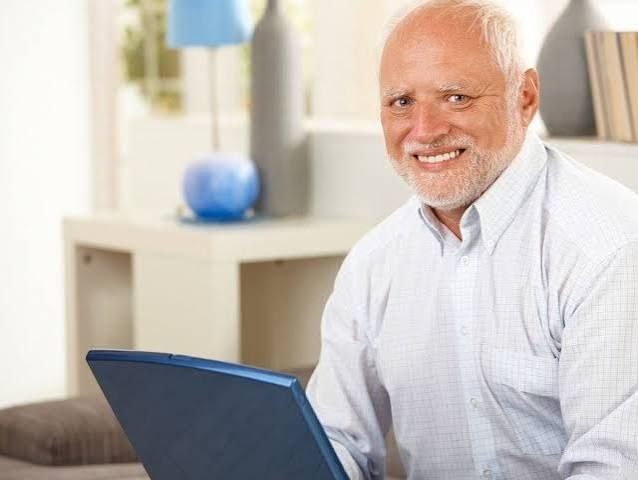
#> input picture meme3.jpg, 638 x 480 px
$ python rostros.py
#> lines starting #> are read from the running program, lines starting #| are printed output that depends on the picture; after the words box and inside, x2 and y2 are one past the last pixel; in counts of white or black regions, pixels touching at a corner belong together
import os
import sys
import urllib.request
import cv2

BASE = os.path.dirname(os.path.abspath(__file__))
RUTA_DE_IMAGEN = os.path.join(BASE, sys.argv[1] if len(sys.argv) > 1 else "meme3.jpg")

URL_YUNET = ("https://media.githubusercontent.com/media/opencv/opencv_zoo/main/"
             "models/face_detection_yunet/face_detection_yunet_2023mar.onnx")
RUTA_YUNET = os.path.join(BASE, "face_detection_yunet_2023mar.onnx")


def detectar_rostros(gray):
    """Devuelve la lista de (x, y, w, h)"""
    if hasattr(cv2, "CascadeClassifier"):
        cascada = os.path.join(
            cv2.data.haarcascades,
            "haarcascade_frontalface_default.xml"
        )
        clasificador = cv2.CascadeClassifier(cascada)

        if not clasificador.empty():
            return [(x, y, w, h)
                    for (x, y, w, h) in clasificador.detectMultiScale(
                        gray, 1.3, 5
                    )]

        print("Aviso: no se encontro la cascada de Haar, se usara YuNet.")

    if not os.path.exists(RUTA_YUNET):
        print("Descargando el modelo YuNet (solo si es descargado por primera vez)...")
        urllib.request.urlretrieve(URL_YUNET, RUTA_YUNET)

    detector = cv2.FaceDetectorYN.create(
        RUTA_YUNET, "",
        (gray.shape[1], gray.shape[0]),
        (0.6, 0.3, 5000)
    )

    faces = detector.detect(gray)[1]

    if faces is None:
        return []

    return [(int(f[0]), int(f[1]), int(f[2]), int(f[3])) for f in faces]


img = cv2.imread(RUTA_DE_IMAGEN)
#> img is the input picture: shape (480, 638, 3); mean B, G, R 184, 189.9, 197.2

if img is None:
    print(f"Error: no se pudo cargar la imagen '{RUTA_DE_IMAGEN}'.")
else:
    gray = cv2.cvtColor(img, cv2.COLOR_BGR2GRAY)
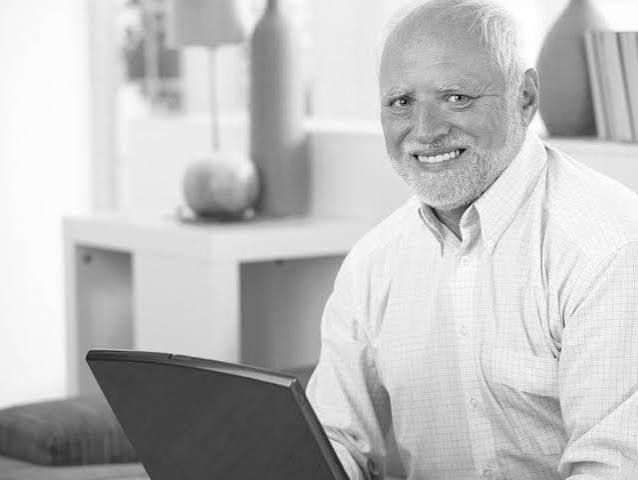
#> gray: shape (480, 638); min 6, max 255, mean 191.4
    rostros = detectar_rostros(gray)
#> rostros = [(360, 42, 151, 151)]

    for (x, y, w, h) in rostros:
        cv2.rectangle(img, (x, y), (x + w, y + h), (255, 0, 0), 2)
#> this loop made 1 pass
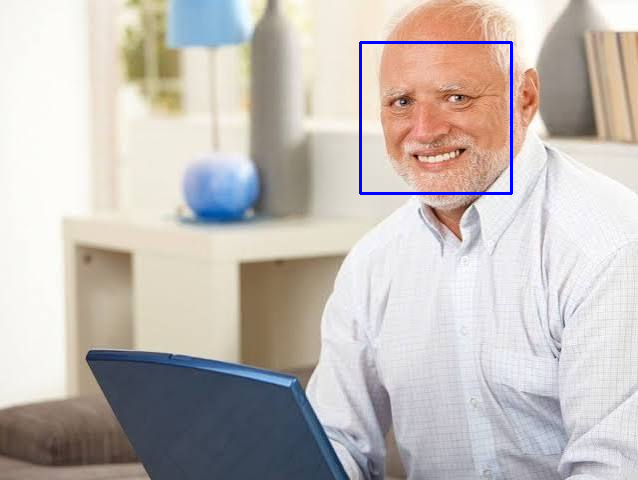
#> img: shape (480, 638, 3); 0.59% of pixels changed, all inside (x1, y1, x2, y2) = (359, 41, 513, 195)

    print(f"Rostros detectados: {len(rostros)}")
#| Rostros detectados: 1

    cv2.imshow("Deteccion de rostros", img)
    cv2.waitKey(0)
    cv2.destroyAllWindows()

$ run again, with meme1.jpg copied over meme3.jpg
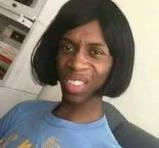
#> input picture meme1.jpg, 159 x 148 px
#> img is the input picture: shape (148, 159, 3); mean B, G, R 120.5, 128.3, 134.5
#> `gray = cv2.cvtColor(img, cv2.COLOR_BGR2GRAY)`:
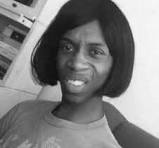
#> gray: shape (148, 159); min 6, max 250, mean 129.2
#> rostros = [(51, 26, 66, 66)]
#> the loop `for (x, y, w, h) in rostros:` made 1 pass
#> after the loop `for (x, y, w, h) in rostros:`:
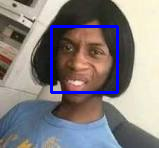
#> img: shape (148, 159, 3); 3.35% of pixels changed, all inside (x1, y1, x2, y2) = (50, 25, 119, 94)
#| Rostros detectados: 1

$ run again, with meme2.jpg copied over meme3.jpg
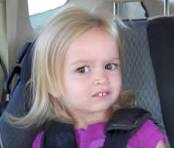
#> input picture meme2.jpg, 174 x 148 px
#> img is the input picture: shape (148, 174, 3); mean B, G, R 123.1, 114, 124.4
#> `gray = cv2.cvtColor(img, cv2.COLOR_BGR2GRAY)`:
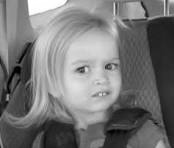
#> gray: shape (148, 174); min 0, max 255, mean 118.2
#> rostros = [(59, 39, 77, 77)]
#> the loop `for (x, y, w, h) in rostros:` made 1 pass
#> after the loop `for (x, y, w, h) in rostros:`:
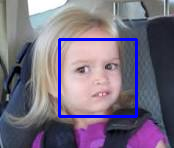
#> img: shape (148, 174, 3); 3.57% of pixels changed, all inside (x1, y1, x2, y2) = (58, 38, 138, 118)
#| Rostros detectados: 1

$ run again, with meme4.jpg copied over meme3.jpg
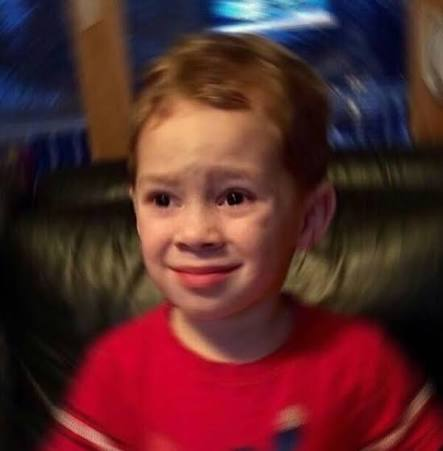
#> input picture meme4.jpg, 443 x 451 px
#> img is the input picture: shape (451, 443, 3); mean B, G, R 41.6, 40.8, 87.5
#> `gray = cv2.cvtColor(img, cv2.COLOR_BGR2GRAY)`:
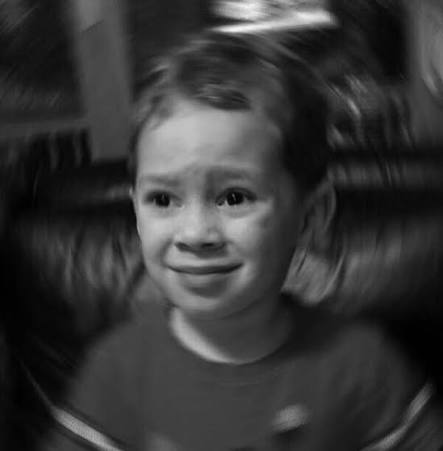
#> gray: shape (451, 443); min 0, max 246, mean 54.9
#> rostros = [(107, 125, 186, 186)]
#> the loop `for (x, y, w, h) in rostros:` made 1 pass
#> after the loop `for (x, y, w, h) in rostros:`:
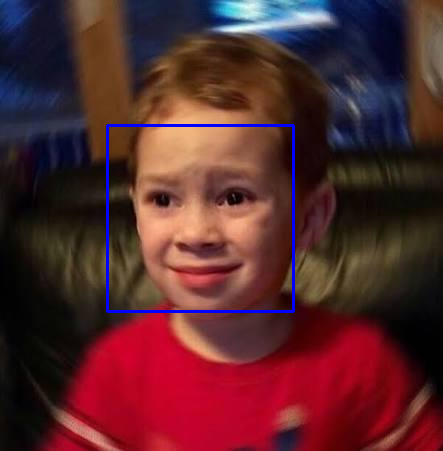
#> img: shape (451, 443, 3); 1.12% of pixels changed, all inside (x1, y1, x2, y2) = (106, 124, 295, 313)
#| Rostros detectados: 1
